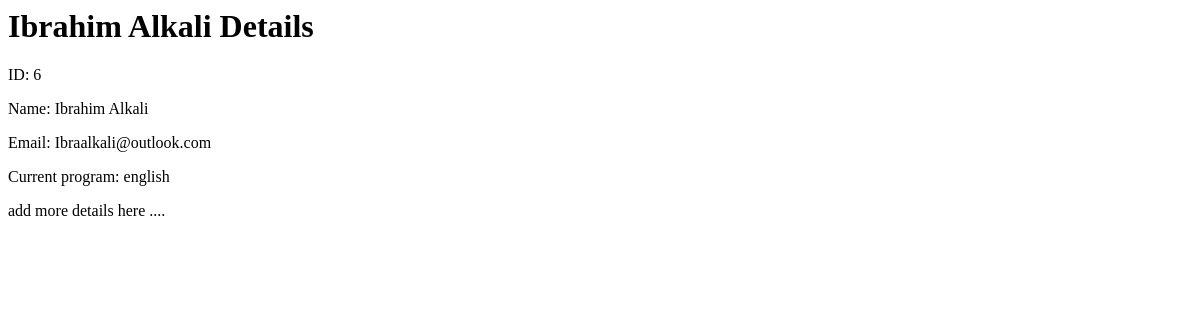
Page /search_student/6/ (signed in) on the earlier database version.
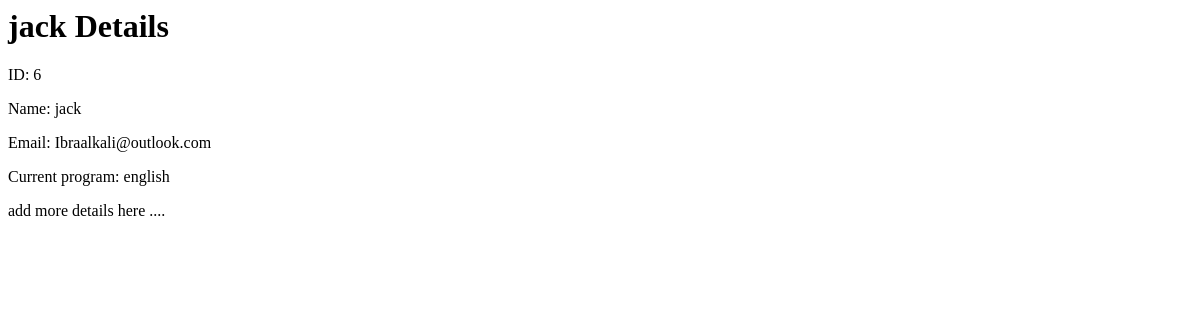
Same page on the later database version.
### core/models.py (models this page shows)
class Student(models.Model):
    class pattern(models.TextChoices):
        FULL_TIME = 'FT', _('Full-Time')
        PART_TIME = 'PT', _('Part-Time')
    class mode(models.TextChoices):
        ONLINE = 'online', _('Online')
        IN_PERSON = 'in-person', _('In-Person')
        HYBRID = 'hybrid', _('Hybrid')
    class contractLength(models.TextChoices):
        SIX_WEEKS = '6-W', _("6-weeks")
        TWELVE_WEEKS = '12-W', _("12-weeks")
        SIX_MONTHS = '6-M', _("6-months")
        NINE_MONTHS = '9-M', _("9-months")
        ONE_YEAR = '1-Y', _("1-year")
    studentID = models.BigAutoField(primary_key=True)
    fullName = models.CharField(max_length=50)
    email = models.EmailField()
    currProgramme = models.CharField(max_length=50) # program they are currently studying
    prevProgramme = models.CharField(max_length=50) # program they previously studies and now graduated from
    studyMode= models.CharField(max_length=10, choices= mode.choices)
    studyPattern = models.CharField(max_length = 2, choices= pattern.choices)
    GPA = models.IntegerField()
    desiredContractLength = models.CharField(max_length=25, choices=contractLength.choices)
    willingRelocate = models.BooleanField()
    aspirations = models.CharField(max_length = 200)

### core/decorators.py (the view)
        def wrapper_func(request, *args, **kwargs):
            group = None
            if request.user.groups.exists():
                group = request.user.groups.all()[0].name
            if group in allowed_roles:
                return view_func(request, *args, **kwargs)
            else:
                return redirect('home')

### core/views.py (called while the page is built)
@login_required
@allowed_users(allowed_roles=['Admin'])
def student_detail(request, student):
    student_id = get_object_or_404(Student, pk=student)
    return render(request, 'student_detail.html', {'student': student_id})

### core/templates/student_detail.html
<h1>{{ student.fullName }} Details</h1>
<p>ID: {{ student.studentID }}</p>
<p>Name: {{ student.fullName }}</p>
<p>Email: {{ student.email }}</p>
<p>Current program: {{ student.currProgramme }}</p>
</p>add more details here ....</p>

Differences in the rows shown:
changed Student "Ibraalkali@outlook.com": fullName "Ibrahim Alkali" → "jack"
